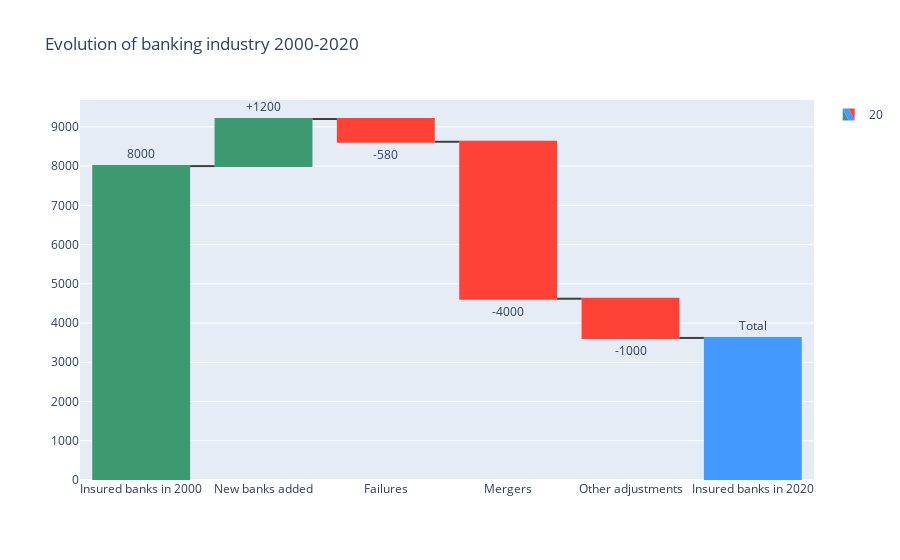

Here is the notebook cell this chart was saved with:
### Code cell
# Mock up plotly waterfall chart: https://plotly.com/python/waterfall-charts/
fig = go.Figure(go.Waterfall(
    name = "20", orientation = "v",
    measure = ["relative", "relative", 
               "relative", 
               "relative", "relative", "total"],
    x = ["Insured banks in 2000", 
         "New banks added", 
         #"Mid column", 
         "Failures", 
         "Mergers", 
         "Other adjustments",
         "Insured banks in 2020"],
    textposition = "outside",
    text = ["8000", "+1200", "-580", "-4000", "-1000", "Total"],
    y = [8000, 1200, -580, -4000, -1000, 0],
    connector = {"line":{"color":"rgb(63, 63, 63)"}},
))

fig.update_layout(
        title = "Evolution of banking industry 2000-2020",
        showlegend = True
)

fig.show()

### Figure 1 — Plotly figure (JSON) as saved in the notebook; plotly's stock layout.template omitted (floating-point values rounded to 4 significant figures)
{"data": [{"connector": {"line": {"color": "rgb(63, 63, 63)"}}, "measure": ["relative", "relative", "relative", "relative", "relative", "total"], "name": "20", "orientation": "v", "text": ["8000", "+1200", "-580", "-4000", "-1000", "Total"], "textposition": "outside", "type": "waterfall", "x": ["Insured banks in 2000", "New banks added", "Failures", "Mergers", "Other adjustments", "Insured banks in 2020"], "y": [8000, 1200, -580, -4000, -1000, 0]}], "layout": {"showlegend": true, "title": {"text": "Evolution of banking industry 2000-2020"}}}
